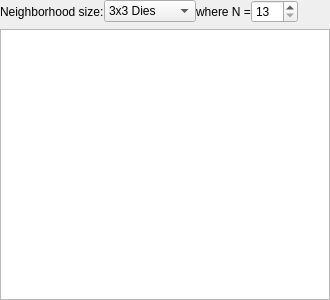
<?xml version="1.0" encoding="UTF-8"?>
<ui version="4.0">
 <class>PatGdbnWeightingMatrixWidget</class>
 <widget class="QWidget" name="PatGdbnWeightingMatrixWidget">
  <property name="geometry">
   <rect>
    <x>0</x>
    <y>0</y>
    <width>330</width>
    <height>300</height>
   </rect>
  </property>
  <property name="windowTitle">
   <string>Form</string>
  </property>
  <property name="windowIcon">
   <iconset resource="gex.qrc">
    <normaloff>:/gex/icons/gex_application_48x48.png</normaloff>:/gex/icons/gex_application_48x48.png</iconset>
  </property>
  <layout class="QGridLayout" name="gridLayout">
   <property name="horizontalSpacing">
    <number>0</number>
   </property>
   <property name="verticalSpacing">
    <number>6</number>
   </property>
   <property name="margin">
    <number>0</number>
   </property>
   <item row="0" column="0">
    <layout class="QHBoxLayout" name="horizontalLayout">
     <item>
      <widget class="QLabel" name="labelMatrix">
       <property name="sizePolicy">
        <sizepolicy hsizetype="Fixed" vsizetype="Preferred">
         <horstretch>92</horstretch>
         <verstretch>0</verstretch>
        </sizepolicy>
       </property>
       <property name="text">
        <string>Neighborhood size:</string>
       </property>
      </widget>
     </item>
     <item>
      <widget class="QComboBox" name="comboBoxMatrix">
       <property name="sizePolicy">
        <sizepolicy hsizetype="Fixed" vsizetype="Fixed">
         <horstretch>0</horstretch>
         <verstretch>0</verstretch>
        </sizepolicy>
       </property>
       <item>
        <property name="text">
         <string>3x3 Dies</string>
        </property>
       </item>
       <item>
        <property name="text">
         <string>5x5 Dies</string>
        </property>
       </item>
       <item>
        <property name="text">
         <string>7x7 Dies</string>
        </property>
       </item>
       <item>
        <property name="text">
         <string>9x9 Dies</string>
        </property>
       </item>
       <item>
        <property name="text">
         <string>11x11 Dies</string>
        </property>
       </item>
       <item>
        <property name="text">
         <string>NxN Dies</string>
        </property>
       </item>
      </widget>
     </item>
     <item>
      <widget class="QLabel" name="labelMatrixNxN">
       <property name="sizePolicy">
        <sizepolicy hsizetype="Fixed" vsizetype="Preferred">
         <horstretch>0</horstretch>
         <verstretch>0</verstretch>
        </sizepolicy>
       </property>
       <property name="text">
        <string>where N =</string>
       </property>
      </widget>
     </item>
     <item>
      <widget class="QSpinBox" name="spinBoxMatrixNxN">
       <property name="minimum">
        <number>13</number>
       </property>
       <property name="maximum">
        <number>999</number>
       </property>
       <property name="singleStep">
        <number>2</number>
       </property>
      </widget>
     </item>
     <item>
      <spacer name="horizontalSpacer">
       <property name="orientation">
        <enum>Qt::Horizontal</enum>
       </property>
       <property name="sizeHint" stdset="0">
        <size>
         <width>5</width>
         <height>20</height>
        </size>
       </property>
      </spacer>
     </item>
    </layout>
   </item>
   <item row="1" column="0">
    <widget class="QTableView" name="tableViewMatrix"/>
   </item>
  </layout>
 </widget>
 <resources>
  <include location="gex.qrc"/>
 </resources>
 <connections/>
</ui>
